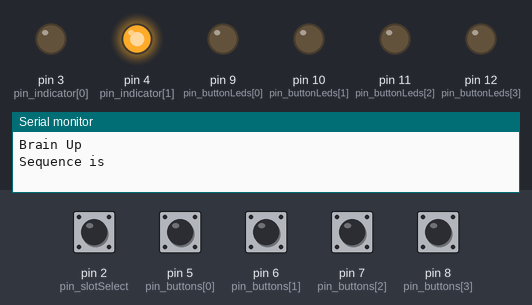
Bench run of a sketch on a simulated Arduino Uno, built with avr-gcc and run on an emulated ATmega328P. On the bench: output pins drawn as LEDs (lit = HIGH), the last lines printed to the serial monitor. Dashed ring = blinking. Inputs (shaded band) come from the test bench; at power-on: pin 2 (pin_slotSelect), pin 5 (pin_buttons[0]), pin 6 (pin_buttons[1]), pin 7 (pin_buttons[2]), pin 8 (pin_buttons[3]) LOW. Random numbers use the default seed unless the sketch sets one.

Above: at 1.2 s.
1.3 s: pin 5 (pin_buttons[0]) pulled HIGH for 0.15 s
At 1.55 s:
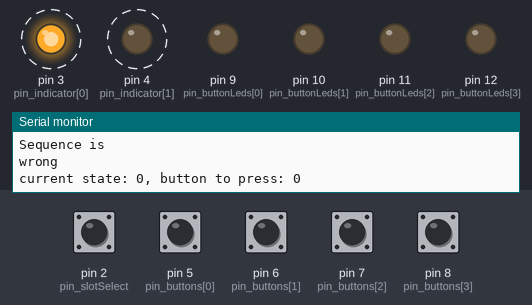
4.3 s: pin 6 (pin_buttons[1]) pulled HIGH for 0.15 s
At 7.2 s:
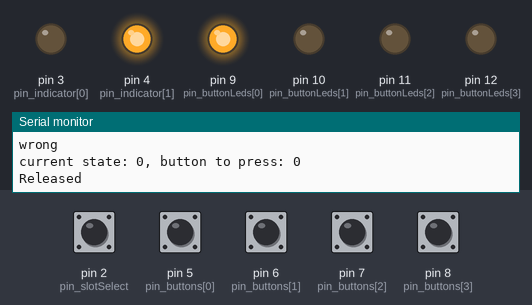
7.3 s: pin 7 (pin_buttons[2]) pulled HIGH for 0.15 s
At 8.2 s:
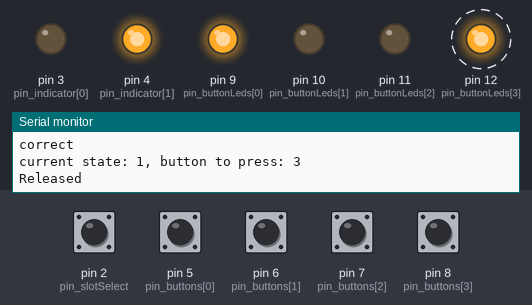
10.4 s: pin 6 (pin_buttons[1]) pulled HIGH for 1 s
At 11.2 s:
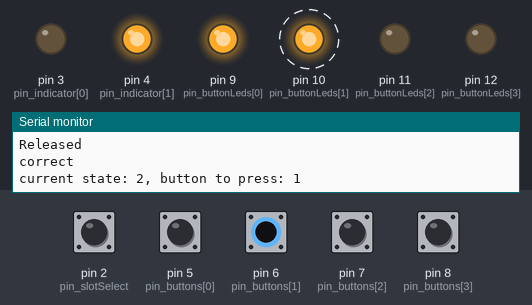
14.4 s: pin 8 (pin_buttons[3]) pulled HIGH for 0.15 s
At 15.2 s:
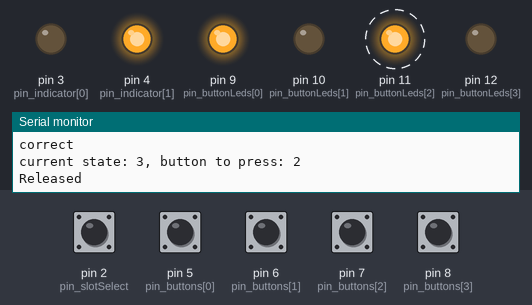
Timing chart, 0 to 21.5 s (numbered marks = the images above; inputs shaded):
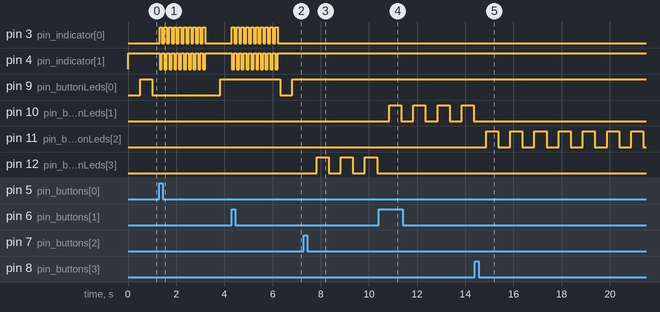

The sketch:

module_simonsays.ino
```cpp
// -- MODULE: SIMONSAYS ----//
#include <Wire.h>


// --- COMMUNICATIONS --- //
const int PACKET_SIZE = 16;
byte info[PACKET_SIZE];
byte command[PACKET_SIZE];


bool info_read = false;
bool incoming_data = false;


enum Register_Mapping {
  SOLVE_STATUS = 0,
  SELECT_PIN = 1
};


const int addr = 8;
const int pin_slotSelect = 2;
const int pin_indicator[2] = {3,4};


void requestEvent();
void receiveEvent(int bytes);
void proc_infoHandler();
void proc_setIndicatorLed();


// --- GAME VARIABLES --- //
//yellow, green, red, blue
//red, yellow, blue, green
enum buttons {
  RED,
  YELLOW,
  BLUE,
  GREEN,
  NONE
};
int mappings[4] = {BLUE, GREEN, RED, YELLOW};
bool wait_for_release = false;
bool mistake = false;
int game_sequence[4] = {0, 1, 2, 3};
int correct_buttons[4];
int game_state = 0;
uint32_t flash_time_start;
bool flash_state = false;


// --- Pins (to change) --- //
const int pin_buttons[4] = {5,6,7,8};
const int pin_buttonLeds[4] = {9,10,11,12};


void setup() {
  //set up comms
  Serial.begin(9600);
  Serial.println("Brain Up");
  Wire.begin(addr);             // join I2C bus with address
  Wire.onRequest(requestEvent); // pub info
  Wire.onReceive(receiveEvent); // sub command
  //set up data arrays
  for (int i = 0; i < 16; ++i) {
    info[i] = 0xFF;
    command[i] = 0xFF;
  }
  //info defaults
  info[SOLVE_STATUS] = 0x00;
  info[SELECT_PIN] = 0x00;


  //set pin modes (to change)
  pinMode(pin_slotSelect, INPUT);
  pinMode(pin_indicator[0], OUTPUT);
  pinMode(pin_indicator[1], OUTPUT);
  for (int i = 0; i < 4; ++i) {
    pinMode(pin_buttons[i], INPUT);
    pinMode(pin_buttonLeds[i], OUTPUT);
  }


  //set up shuffle (to change)
  randomSeed(analogRead(A0));
  flash_time_start = millis();
  flash_state = 0;
  for (int i = 0; i < 4; i++) {
    int j = random(4);
    int t = game_sequence[i];
    game_sequence[i] = game_sequence[j];
    game_sequence[j] = t;
  }
  Serial.print("Sequence is ");
  for (int i = 0; i < 4; i++) {
    // Serial.print(String(game_sequence[i]) + " ");
    // digitalWrite(pin_buttonLeds[i], LOW);
    correct_buttons[i] = mappings[game_sequence[i]];
  };
  Serial.println();
  digitalWrite(13, HIGH);


}


void loop() {
  //update slot select
  proc_infoHandler();


  // check if game finished
  if (game_state >= 4) {
    Serial.println("MODULE SOLVED");
    info[SOLVE_STATUS] = 0x01;
    proc_setIndicatorLed(true);
  }
  //pause input and flash wrong for 2 seconds
  else if (mistake) {
    if (millis() - flash_time_start > 2000) {
      mistake = false;
    } else {
      bool flash = ((millis() - flash_time_start) / 100 % 2 == 0);
      proc_setIndicatorLed(flash);
    }
  }
  else {
    proc_setIndicatorLed(false);

    //GAMEPLAY HERE
    // check button pressed
    buttons pressed = NONE;
    for (int i = 0; i<4; ++i) {
      if (digitalRead(pin_buttons[i]) == HIGH){ //pull up resistor, active low
        pressed = i;
        break;
      }
    }
    if (wait_for_release) {
      if (pressed != NONE) pressed = NONE;
      else {
        wait_for_release = false;
        Serial.println("Released");
      }
    }

    //check correct or wrong
    if (pressed != NONE){
      if (pressed == correct_buttons[game_state]) {
        Serial.println("correct");
        /*
        for (int i = 0; i < 4; i++) {
          digitalWrite(pin_buttonLeds[i], LOW);
        };
        */
        game_state++;
      }
      else{
        Serial.println("wrong");
        info[SOLVE_STATUS] = 0x02; //MUST DO ONE TIME ONLY, will register to the main
        mistake = true;
        flash_time_start = millis();
        flash_state = true;
        game_state = 0;
      }
      Serial.println("current state: " + String(game_state) + ", button to press: " + String(game_sequence[game_state]));
      wait_for_release = true;
    }

    //deal with flashing
    uint32_t now = millis();
    if (now - flash_time_start > 500) {
      flash_state = !flash_state;
      flash_time_start = now;
      digitalWrite(pin_buttonLeds[game_sequence[game_state]], flash_state);
    }

  }

  delay(10);
}


void requestEvent() {
  Wire.write(info, 16); // respond with message of 6 bytes
  // as expected by master
  info_read = true;
}


void receiveEvent(int bytes) {
  incoming_data = true;
  int i = 0;
   while (i < PACKET_SIZE) {
    command[i] = Wire.read();
    i++;
  }
}

void proc_infoHandler(){
  // Serial.println(digitalRead(pin_slotSelect));
  if (digitalRead(pin_slotSelect) == HIGH) {
    info[SELECT_PIN] = 0x01;
    Serial.println("yup hit");
  }

  //reset info when read --> slot select, and mistake made
  if (info_read) {
    info[SELECT_PIN] = 0x00;
    if (info[SOLVE_STATUS] == 0x02) {
      info[SOLVE_STATUS] = 0x00;
    }
    info_read = false;
  }
}


void proc_setIndicatorLed(bool status){
  if (status){
    digitalWrite(pin_indicator[0], HIGH);
    digitalWrite(pin_indicator[1], LOW);
  }
  else {
    digitalWrite(pin_indicator[0], LOW);
    digitalWrite(pin_indicator[1], HIGH);
  }
}
```

Measured:
- after the input at 1.3 s, pin 3 (pin_indicator[0]): alternates HIGH for 0.10 s and LOW for 0.10 s, 20 changes in all, then stays LOW, starting at once; pin 4 (pin_indicator[1]): alternates HIGH for 0.10 s and LOW for 0.10 s, 20 changes in all, then stays HIGH, starting at once
- after the input at 4.3 s, pin 3 (pin_indicator[0]): alternates HIGH for 0.10 s and LOW for 0.10 s, 20 changes in all, then stays LOW, starting at once; pin 4 (pin_indicator[1]): alternates HIGH for 0.10 s and LOW for 0.10 s, 20 changes in all, then stays HIGH, starting at once
- after the input at 7.3 s, pin 12 (pin_buttonLeds[3]): alternates HIGH for 0.50 s and LOW for 0.50 s, starting after 0.53 s
- after the input at 10.4 s, pin 10 (pin_buttonLeds[1]): alternates HIGH for 0.50 s and LOW for 0.50 s, starting after 0.44 s
- after the input at 14.4 s, pin 11 (pin_buttonLeds[2]): alternates HIGH for 0.50 s and LOW for 0.50 s, starting after 0.46 s
